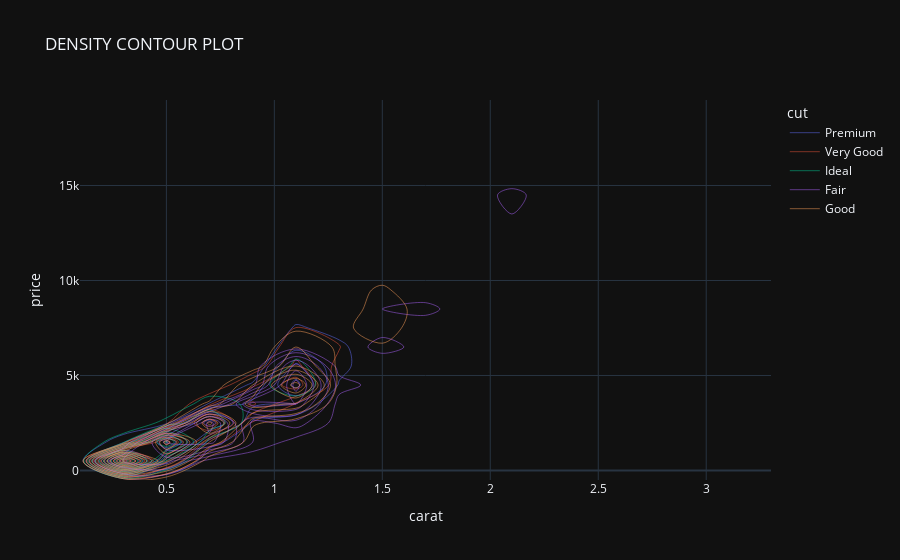

Notebook source saved alongside this figure:
### Code cell
# DENSITY CONTOUR PLOT
fig=px.density_contour(df,x="carat",y="price",title="DENSITY CONTOUR PLOT",color='cut')
fig.show()

### Figure 1 — Plotly figure (JSON) as saved in the notebook; plotly's stock layout.template omitted (floating-point values rounded to 4 significant figures; data arrays with more than 128 entries replaced by an {"elided": "..."} marker saying what was removed)
{"data": [{"contours": {"coloring": "none"}, "hovertemplate": "cut=Premium<br>carat=%{x}<br>price=%{y}<br>count=%{z}<extra></extra>", "legendgroup": "Premium", "line": {"color": "#636efa"}, "name": "Premium", "showlegend": true, "x": {"elided": "1447 float values"}, "xaxis": "x", "xbingroup": "x", "y": {"elided": "1447 int values"}, "yaxis": "y", "ybingroup": "y", "type": "histogram2dcontour"}, {"contours": {"coloring": "none"}, "hovertemplate": "cut=Very Good<br>carat=%{x}<br>price=%{y}<br>count=%{z}<extra></extra>", "legendgroup": "Very Good", "line": {"color": "#EF553B"}, "name": "Very Good", "showlegend": true, "x": {"elided": "1195 float values"}, "xaxis": "x", "xbingroup": "x", "y": {"elided": "1195 int values"}, "yaxis": "y", "ybingroup": "y", "type": "histogram2dcontour"}, {"contours": {"coloring": "none"}, "hovertemplate": "cut=Ideal<br>carat=%{x}<br>price=%{y}<br>count=%{z}<extra></extra>", "legendgroup": "Ideal", "line": {"color": "#00cc96"}, "name": "Ideal", "showlegend": true, "x": {"elided": "2127 float values"}, "xaxis": "x", "xbingroup": "x", "y": {"elided": "2127 int values"}, "yaxis": "y", "ybingroup": "y", "type": "histogram2dcontour"}, {"contours": {"coloring": "none"}, "hovertemplate": "cut=Fair<br>carat=%{x}<br>price=%{y}<br>count=%{z}<extra></extra>", "legendgroup": "Fair", "line": {"color": "#ab63fa"}, "name": "Fair", "showlegend": true, "x": {"elided": "168 float values"}, "xaxis": "x", "xbingroup": "x", "y": {"elided": "168 int values"}, "yaxis": "y", "ybingroup": "y", "type": "histogram2dcontour"}, {"contours": {"coloring": "none"}, "hovertemplate": "cut=Good<br>carat=%{x}<br>price=%{y}<br>count=%{z}<extra></extra>", "legendgroup": "Good", "line": {"color": "#FFA15A"}, "name": "Good", "showlegend": true, "x": {"elided": "457 float values"}, "xaxis": "x", "xbingroup": "x", "y": {"elided": "457 int values"}, "yaxis": "y", "ybingroup": "y", "type": "histogram2dcontour"}], "layout": {"xaxis": {"anchor": "y", "domain": [0.0, 1.0], "title": {"text": "carat"}}, "yaxis": {"anchor": "x", "domain": [0.0, 1.0], "title": {"text": "price"}}, "legend": {"title": {"text": "cut"}, "tracegroupgap": 0}, "title": {"text": "DENSITY CONTOUR PLOT"}}}
